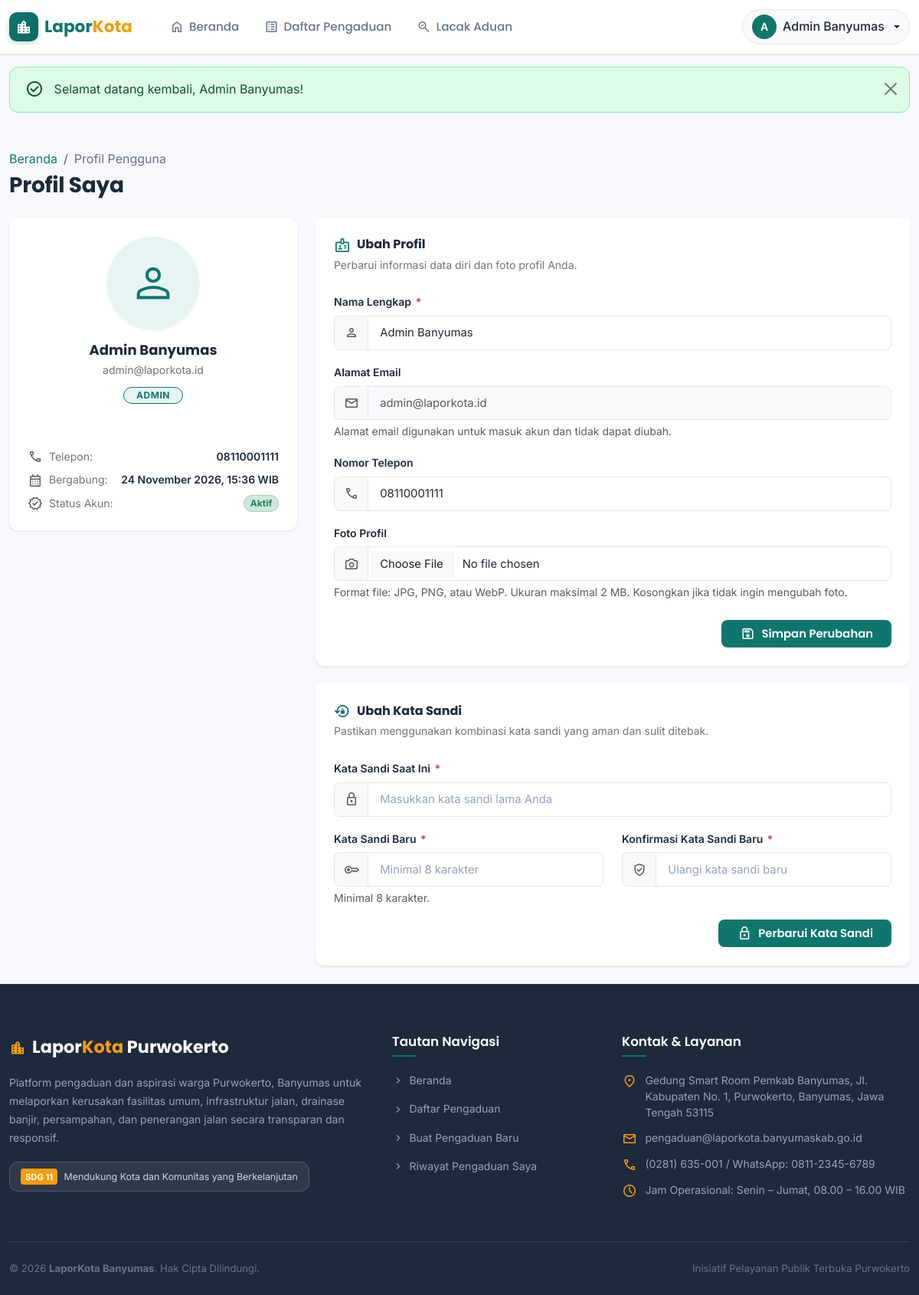
Screenshot of /user/profile.php (signed in) with the database file from the repository.
### tables this page shows
CREATE TABLE users (
    id          INT AUTO_INCREMENT PRIMARY KEY,
    name        VARCHAR(100)  NOT NULL,
    email       VARCHAR(150)  NOT NULL UNIQUE,
    phone       VARCHAR(20)   DEFAULT NULL,
    password    VARCHAR(255)  NOT NULL,
    role        ENUM('warga','admin') NOT NULL DEFAULT 'warga',
    photo       VARCHAR(255)  DEFAULT NULL,
    is_active   TINYINT(1)    NOT NULL DEFAULT 1,
    created_at  DATETIME      NOT NULL DEFAULT CURRENT_TIMESTAMP,
    updated_at  DATETIME      NOT NULL DEFAULT CURRENT_TIMESTAMP ON UPDATE CURRENT_TIMESTAMP
);

### user/profile.php (the view, shortened to what the rows shown need)
<?php
require_once __DIR__ . '/../includes/auth.php';
require_once __DIR__ . '/../includes/helpers.php';
$currentUser = currentUser();
$userId = (int)$currentUser['id'];
$stmt = $conn->prepare("SELECT id, name, email, phone, role, photo, is_active, created_at FROM users WHERE id = ?");
$stmt->bind_param("i", $userId);
$stmt->execute();
$userData = $stmt->get_result()->fetch_assoc();
include __DIR__ . '/../includes/header.php';
?>
<div class="user-profile-page py-4" style="background-color: #F8F9FF; min-height: 80vh;">
    <div class="container" style="max-width: 1200px;">
        <div class="d-flex align-items-center justify-content-between mb-4">
            <div>
                <h2 class="fw-bold mb-0" style="color: #1E293B; font-family: 'Poppins', sans-serif;">Profil Saya</h2>
            </div>
        </div>
        <div class="row g-4">
            <div class="col-lg-4">
                <div class="card border-0 shadow-sm" style="border-radius: 12px; background: #FFFFFF; border: 1px solid #E2E8F0;">
                    <div class="card-body text-center p-4">
                        <div class="position-relative d-inline-block mb-3">
                            <?php if (!empty($userData['photo'])): ?>
                                <img src="<?= base_url('uploads/' . e($userData['photo'])) ?>"
                                     alt="<?= e($userData['name']) ?>"
                                     class="rounded-circle object-fit-cover shadow-sm"
                                     style="width: 120px; height: 120px; border: 3px solid #E6F5F3;">
                            <?php else: ?>
                                <div class="rounded-circle d-flex align-items-center justify-content-center mx-auto shadow-sm"
                                     style="width: 120px; height: 120px; background-color: #E6F5F3; color: #0F766E;">
                                </div>
                            <?php endif; ?>
                        </div>
                        <h4 class="fw-bold mb-1" style="color: #1E293B; font-family: 'Poppins', sans-serif;">
                            <?= e($userData['name']) ?>
                        </h4>
                        <p class="text-secondary small mb-2"><?= e($userData['email']) ?></p>
                        <div class="d-inline-block mb-4">
                            <span class="badge rounded-pill text-uppercase px-3 py-1"
                                  style="font-size: 0.75rem; letter-spacing: 0.5px; <?= $userData['role'] === 'admin' ? 'background-color: #E6F5F3; color: #0F766E; border: 1px solid #0F766E;' : 'background-color: #F1F5F9; color: #64748B; border: 1px solid #E2E8F0;' ?>">
                                <?= e($userData['role']) ?>
                            </span>
                        </div>
                        <hr style="border-color: #F1F5F9;">
                        <div class="text-start">
                            <div class="d-flex align-items-center gap-2 mb-2">
                                <span class="material-symbols-outlined text-muted fs-5">call</span>
                                <span class="small text-secondary">Telepon:</span>
                                <span class="small fw-semibold ms-auto" style="color: #1E293B;">
                                    <?= !empty($userData['phone']) ? e($userData['phone']) : '<span class="text-muted fst-italic">Belum diisi</span>' ?>
                                </span>
                            </div>
                            <div class="d-flex align-items-center gap-2 mb-2">
                                <span class="material-symbols-outlined text-muted fs-5">calendar_month</span>
                                <span class="small text-secondary">Bergabung:</span>
                                <span class="small fw-semibold ms-auto" style="color: #1E293B;">
                                    <?= formatDate($userData['created_at']) ?>
                                </span>
                            </div>
                            <div class="d-flex align-items-center gap-2">
                            </div>
                        </div>
                    </div>
                </div>
            </div>
            <div class="col-lg-8">
                <div class="card border-0 shadow-sm mb-4" style="border-radius: 12px; background: #FFFFFF; border: 1px solid #E2E8F0;">
                    <div class="card-body p-4">
                        <form method="POST" action="<?= base_url('user/profile.php') ?>" enctype="multipart/form-data">
                            <div class="mb-3">
                                <div class="input-group">
                                    <span class="input-group-text bg-light border-end-0" style="border-radius: 8px 0 0 8px; border-color: #E2E8F0;">
                                        <span class="material-symbols-outlined fs-5 text-muted">person</span>
                                    </span>
                                    <input type="text" class="form-control" id="inputName" name="name"
                                           value="<?= e($userData['name']) ?>" required maxlength="100"
                                           style="border-radius: 0 8px 8px 0; border-color: #E2E8F0;">
                                </div>
                            </div>
                            <div class="mb-3">
                                <div class="input-group">
                                    <span class="input-group-text bg-light border-end-0" style="border-radius: 8px 0 0 8px; border-color: #E2E8F0;">
                                        <span class="material-symbols-outlined fs-5 text-muted">mail</span>
                                    </span>
                                    <input type="email" class="form-control bg-light text-muted" id="inputEmail"
                                           value="<?= e($userData['email']) ?>" disabled readonly
                                           style="border-radius: 0 8px 8px 0; border-color: #E2E8F0;">
                                </div>
                            </div>
                            <div class="mb-3">
                                <div class="input-group">
                                    <span class="input-group-text bg-light border-end-0" style="border-radius: 8px 0 0 8px; border-color: #E2E8F0;">
                                        <span class="material-symbols-outlined fs-5 text-muted">call</span>
                                    </span>
                                    <input type="tel" class="form-control" id="inputPhone" name="phone"
                                           value="<?= e($userData['phone'] ?? '') ?>" placeholder="Contoh: 08123456789" maxlength="20"
                                           style="border-radius: 0 8px 8px 0; border-color: #E2E8F0;">
                                </div>
                            </div>
                        </form>
                    </div>
                </div>
            </div>
        </div>
    </div>
</div>
<?php
include __DIR__ . '/../includes/footer.php';
?>

### includes/header.php (shortened to what the rows shown need)
<?php
require_once __DIR__ . '/../includes/auth.php';
require_once __DIR__ . '/../includes/helpers.php';
$currentUser = currentUser();
?>
<!DOCTYPE html>
<html lang="id">
<head>
  <link rel="stylesheet" href="https://cdn.jsdelivr.net/npm/bootstrap@5.3.3/dist/css/bootstrap.min.css">
  <link rel="stylesheet" href="https://unpkg.com/leaflet@1.9.4/dist/leaflet.css">
  <link rel="stylesheet" href="<?= base_url('assets/css/style.css') ?>">
</head>
<body>
  <nav class="navbar navbar-expand-lg navbar-custom sticky-top">
    <div class="container">
      <div class="collapse navbar-collapse" id="navbarMain">
        <div class="d-flex align-items-center gap-2 mt-3 mt-lg-0">
          <?php if (isLoggedIn()): ?>
            <div class="dropdown navbar-user-dropdown">
              <a href="#" class="dropdown-toggle" role="button" data-bs-toggle="dropdown" aria-expanded="false">
                <?php if (!empty($currentUser['photo'])): ?>
                  <img src="<?= base_url('uploads/' . e($currentUser['photo'])) ?>" alt="<?= e($currentUser['name']) ?>" class="navbar-user-avatar">
                <?php else: ?>
                  <span class="navbar-user-avatar"><?= e(strtoupper(substr($currentUser['name'] ?? 'U', 0, 1))) ?></span>
                <?php endif; ?>
                <span class="navbar-user-name d-none d-sm-inline"><?= e($currentUser['name']) ?></span>
              </a>
            </div>
          <?php endif; ?>
        </div>
      </div>
    </div>
  </nav>
  <main class="main-content">

### rows the page displays
users: name "A", name "Admin Banyumas", email "admin@laporkota.id", role "ADMIN", phone "08110001111", created_at "24 November 2026, 15:36 WIB"

### other values shown
$flashSuccess "Selamat datang kembali, Admin Banyumas!"
